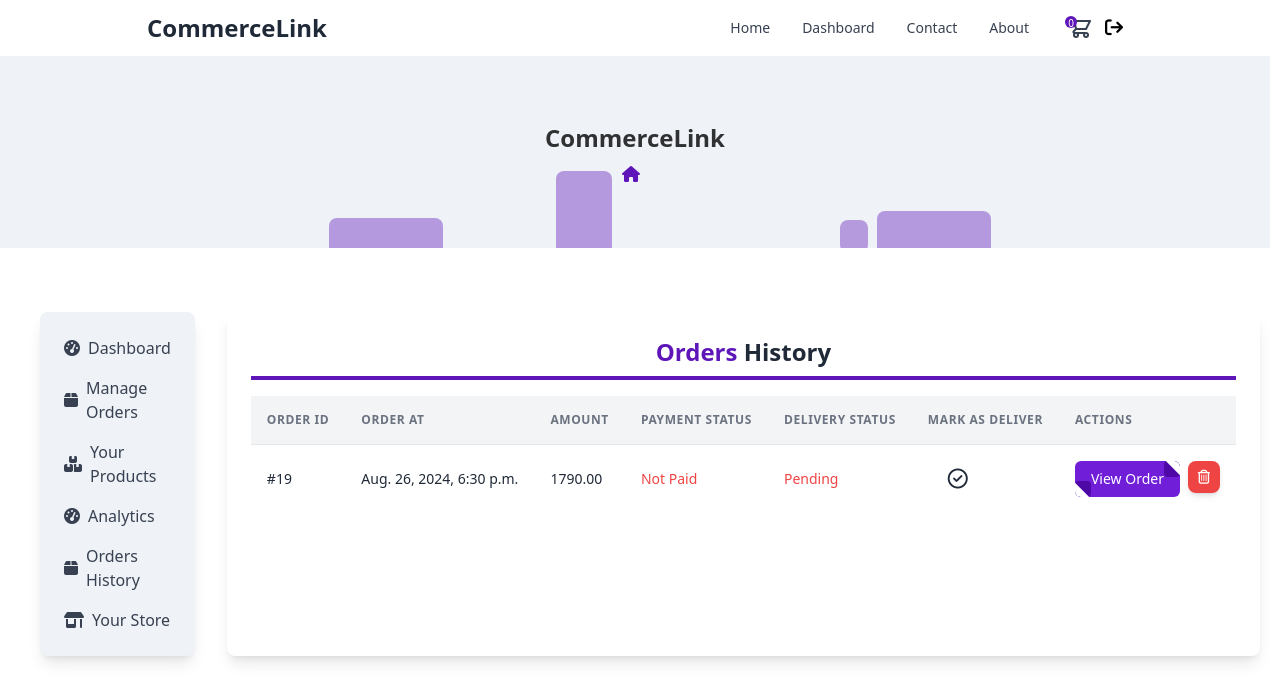
Screenshot of /seller_orders/ (signed in) with the database file from the repository.
### products/models.py (models this page shows, shortened)
class Order(models.Model):
    user                    = models.ForeignKey(CustomUser, on_delete=models.CASCADE)
    total_amount            = models.DecimalField(default=0, max_digits=20, decimal_places=2)
    status                  = models.BooleanField(default=False)
    address                 = models.TextField()
    city                    = models.CharField(max_length=128)
    ordered_at              = models.DateTimeField(auto_created=True)
    delivered_at            = models.DateTimeField(auto_now=True)
    is_paid                 = models.BooleanField(default=False)

### marketplace/decorators.py (the view)
        @user_passes_test(lambda u: u.is_authenticated and u.role == role, login_url='/login/')
        def _wrapped_view(request, *args, **kwargs):
            if request.user.is_authenticated and request.user.role == role:
                return view_func(request, *args, **kwargs)
            else:
                return redirect('login')

### products/context_processors.py (called while the page is built)
def cart_summary(request):
    cart = request.session.get('cart', {})
    total_quantity = sum(cart.values())
    return {'cart_qty': total_quantity}

def store_context(request):
    store = None
    if request.user.is_authenticated:
        user = request.user
        if user.role == 'seller':
            try:
                store = Store.objects.get(user=user)
            except Store.DoesNotExist:
                store = None
    return {'store': store}

### products/views.py (called while the page is built)
@role_required('seller')
def seller_orders(request):
    order_ids = OrderItem.objects.filter(
            product__author=request.user
        ).values_list('order_id', flat=True).distinct()
    orders = Order.objects.filter(id__in=order_ids)
    context = {'orders': orders}
    return render(request, "products/seller_orders.html", context)

### products/templates/products/seller_orders.html (shortened to what this page needs)
{% extends 'main_base.html' %}
{% block maincontent %}
<div class="w-full">
    <h1 class="text-2xl font-bold text-center text-gray-800 border-b-4 border-[#5F16B9] pb-2 mb-4">
        <span class="capitalize text-[#5F16B9]">Orders</span> History
    </h1>
    <div class="font-sans overflow-x-auto">
        {% if orders %}
        <table class="min-w-full divide-y divide-gray-200">
            <thead class="bg-gray-100 whitespace-nowrap">
                <tr>
                    <th class="px-4 py-4 text-left text-xs font-semibold text-gray-500 uppercase tracking-wider">
                        Order ID
                    </th>
                    <th class="px-4 py-4 text-left text-xs font-semibold text-gray-500 uppercase tracking-wider">
                        Order At
                    </th>
                    <th class="px-4 py-4 text-left text-xs font-semibold text-gray-500 uppercase tracking-wider">
                        Amount
                    </th>
                    <th class="px-4 py-4 text-left text-xs font-semibold text-gray-500 uppercase tracking-wider">
                        Payment Status
                    </th>
                    <th class="px-4 py-4 text-left text-xs font-semibold text-gray-500 uppercase tracking-wider">
                        Delivery Status
                    </th>
                    <th class="px-4 py-4 text-left text-xs font-semibold text-gray-500 uppercase tracking-wider">
                        Mark As Deliver
                    </th>
                    <th class="px-4 py-4 text-left text-xs font-semibold text-gray-500 uppercase tracking-wider">
                        Actions
                    </th>
                </tr>
            </thead>
            <tbody class="bg-white divide-y divide-gray-200 whitespace-nowrap">
                {% for order in orders %}
                <tr id="order-{{ order.id }}">
                    <td class="px-4 py-4 text-sm text-gray-800 capitalize">
                        #{{ order.id }}
                    </td>
                    <td class="px-4 py-4 text-sm text-gray-800">
                        {{ order.ordered_at }}
                    </td>
                    <td class="px-4 py-4 text-sm text-gray-800">
                        {{ order.total_amount }}
                    </td>
                    <td class="px-4 py-4 text-sm text-gray-800">
                        {% if order.is_paid %}
                        <span class="text-green-500">Paid</span>
                        {% else %}
                        <span class="text-red-500">Not Paid</span>
                        {% endif %}
                    </td>
                    <td class="px-4 py-4 text-sm text-gray-800">
                        {% if order.status %}
                        <span class="text-green-500">Delivered</span>
                        {% else %}
                        <span class="text-red-500">Pending</span>
                        {% endif %}
                    </td>
                    <td class="px-4 py-4 text-sm text-gray-800">
                        {% if not order.status %}
                        <button class="mark-delivered cursor-pointer hover:text-[#5F16B9] outline-none duration-300" data-id="{{ order.id }}" title="Mark Delivered">
                            <i class="fa-regular fa-circle-check text-xl ml-5"></i>
                        </button>
                        {% else %}
                        <span class="text-green-500 ml-2">Delivered</span>
                        {% endif %}
                    </td>
                    <td class="px-4 py-4 text-sm text-gray-800 flex gap-2">
                        <a href="{% url 'order_summary' order_id=order.id %}">
                            <button class="relative flex items-center px-4 py-2 overflow-hidden font-medium transition-all bg-[#701ED7] rounded-md group">
                                <span class="absolute top-0 right-0 inline-block w-4 h-4 transition-all duration-500 ease-in-out bg-[#4D08A5] rounded group-hover:-mr-4 group-hover:-mt-4">
                                    <span class="absolute top-0 right-0 w-5 h-5 rotate-45 translate-x-1/2 -translate-y-1/2 bg-white"></span>
                                </span>
                                <span class="absolute bottom-0 rotate-180 left-0 inline-block w-4 h-4 transition-all duration-500 ease-in-out bg-[#4D08A5] rounded group-hover:-ml-4 group-hover:-mb-4">
                                    <span class="absolute top-0 right-0 w-5 h-5 rotate-45 translate-x-1/2 -translate-y-1/2 bg-white"></span>
                                </span>
                                <span class="relative w-full text-left text-white transition-colors duration-200 ease-in-out group-hover:text-white">View Order</span>
                            </button>
                        </a>
                        <button class="delete-item w-8 h-8 flex items-center justify-center bg-red-500 text-white font-bold rounded-lg shadow-md hover:bg-red-600 transition-colors duration-300" data-id="{{ order.id }}">
                            <i class="fa-regular fa-trash-can"></i>
                        </button>
                    </td>
                </tr>
                {% endfor %}
            </tbody>
        </table>
        {% else %}
        <p class="m-4 text-lg text-gray-700 text-center bg-gray-100 p-4 rounded-lg">
            No one placed any orders yet!
        </p>
        {% endif %}
    </div>
</div>
{% endblock %}

### rows the page displays
Order: id "19", ordered_at "Aug. 26, 2024, 6:30 p.m.", total_amount "1790.00", is_paid "Not Paid", status "Pending"

### other values shown
{{ cart_qty }} "0"
